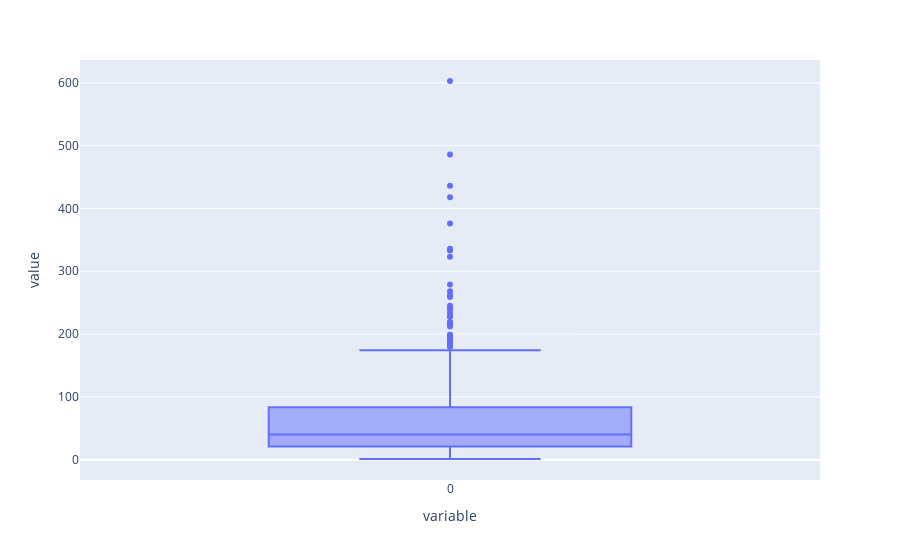

Notebook code for this chart:
### Code cell
fig = px.box(all_stopped_durations)
fig.show()

### Figure 1 — Plotly figure (JSON) as saved in the notebook; plotly's stock layout.template omitted (floating-point values rounded to 4 significant figures; data arrays with more than 128 entries replaced by an {"elided": "..."} marker saying what was removed)
{"data": [{"alignmentgroup": "True", "hovertemplate": "variable=%{x}<br>value=%{y}<extra></extra>", "legendgroup": "", "marker": {"color": "#636efa"}, "name": "", "notched": false, "offsetgroup": "", "orientation": "v", "showlegend": false, "type": "box", "x": {"elided": "869 str values"}, "x0": " ", "xaxis": "x", "y": {"elided": "869 int values"}, "y0": " ", "yaxis": "y"}], "layout": {"boxmode": "group", "legend": {"tracegroupgap": 0}, "margin": {"t": 60}, "xaxis": {"anchor": "y", "domain": [0, 1], "title": {"text": "variable"}}, "yaxis": {"anchor": "x", "domain": [0, 1], "title": {"text": "value"}}}}
